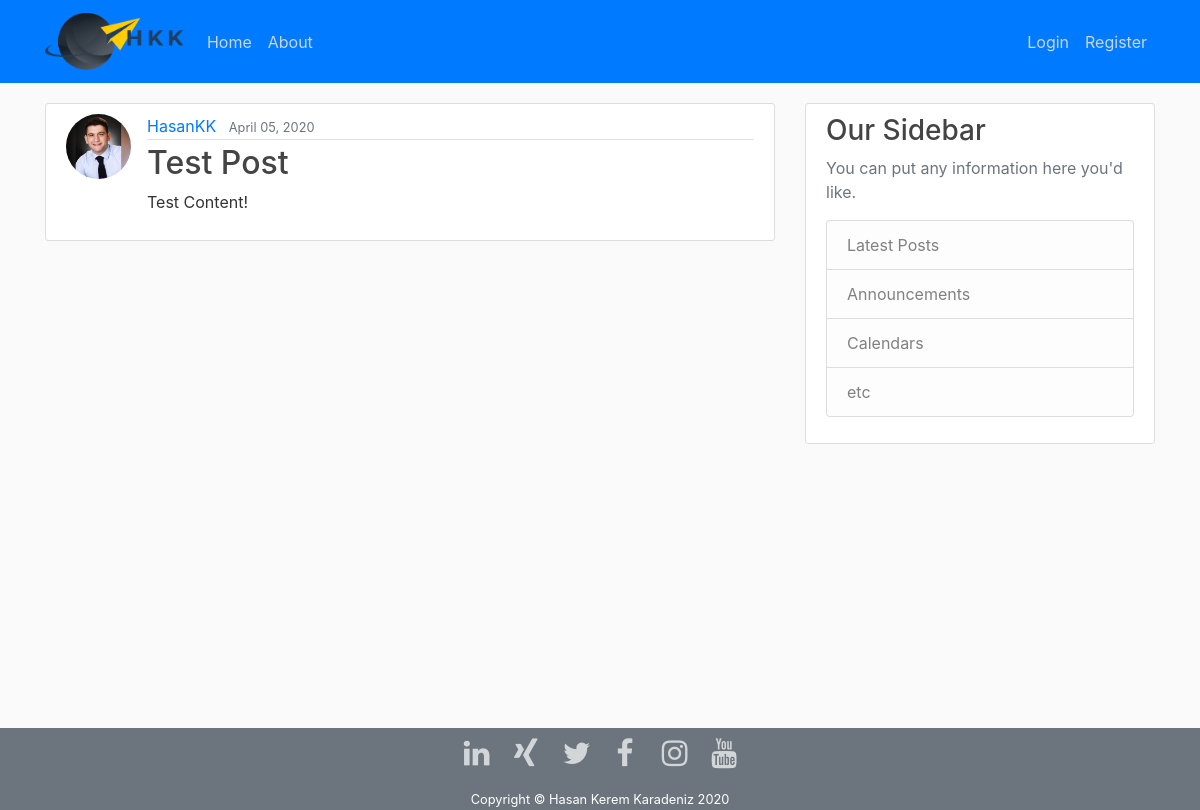
The page /post/12 on the database its author committed.
### blog/models.py (models this page shows, shortened)
class Post(models.Model):
    title = models.CharField(max_length=100)
    content = models.TextField()
    date_posted = models.DateTimeField(default=timezone.now)
    author = models.ForeignKey(User, on_delete=models.CASCADE)

### users/models.py (models this page shows, shortened)
class Profile(models.Model):
    user = models.OneToOneField(User, on_delete=models.CASCADE)
    image = models.ImageField(default='default.jpg', upload_to='profile_pics')

### blog/views.py (the view)
# urls.py: path('post/<int:pk>', PostDetailView.as_view(), name='post-detail'),
class PostDetailView(DetailView):
    model = Post

### blog/templates/blog/post_detail.html (shortened to what this page needs)
{% extends "blog/base.html" %}
{% block content %}
    <article class="media content-section">
        <img class="rounded-circle article-img" src="{{ object.author.profile.image.url }}">
        <div class="media-body">
            <div class="article-metadata">
                <a class="mr-2" href="{% url 'user-posts' object.author.username %}">{{ object.author }}</a>
                <small class="text-muted">{{ object.date_posted|date:"F d, Y" }}</small>
            </div>
            <h2 class="article-title">{{ object.title }}</h2>
            <p class="article-content">{{ object.content }}</p>
        </div>
    </article>
{% endblock %}

### blog/static/blog/main.css (style rules this page uses)
body { background: #fafafa; color: #333333; }
h1, h2, h3, h4, h5, h6 { color: #444444; }
.content-section { background: #ffffff; padding: 10px 20px; border: 1px solid #dddddd; border-radius: 3px; margin-bottom: 20px; }
.article-title { color: #444444; }
.article-content { white-space: pre-line; }
.article-img { height: 65px; width: 65px; margin-right: 16px; }
.article-metadata { padding-bottom: 1px; margin-bottom: 4px; border-bottom: 1px solid #e3e3e3 }

### rows shown on the page
Post: author.profile.image (picture), author "HasanKK", date_posted "April 05, 2020", title "Test Post", content "Test Content!"
